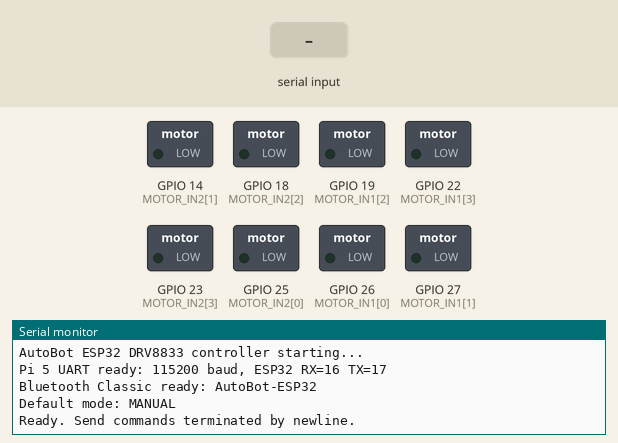
A sketch run on a simulated ESP32. On the bench: switched loads named in the sketch (green lamp = pin HIGH), the last lines printed to the serial monitor. Inputs (shaded band) come from the test bench. Nothing arrives over Bluetooth unless stated; pins used as bus, display or sensor lines are not drawn.

Above: at 1.6 s.
1.7 s: "MODE,1\n" received over the second serial link
At 2.9 s:
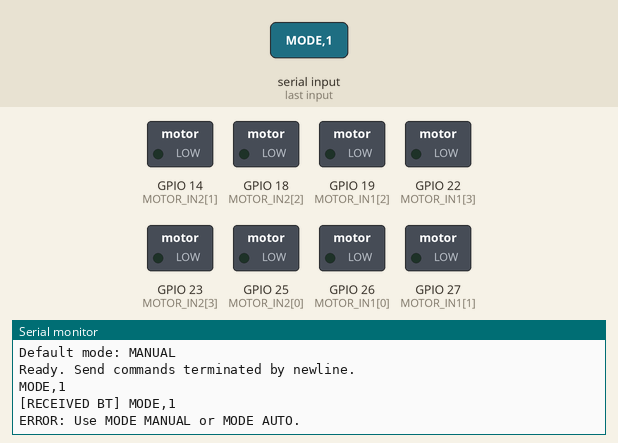
3.2 s: "BT,1\n" received over the second serial link
At 4.0 s:
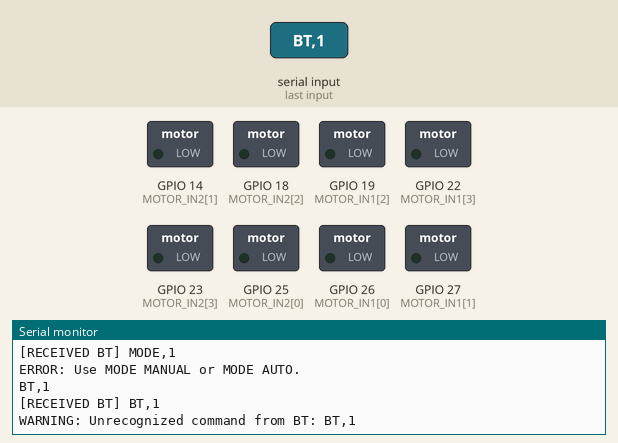
4.7 s: "STOP,1\n" received over the second serial link
At 5.2 s:
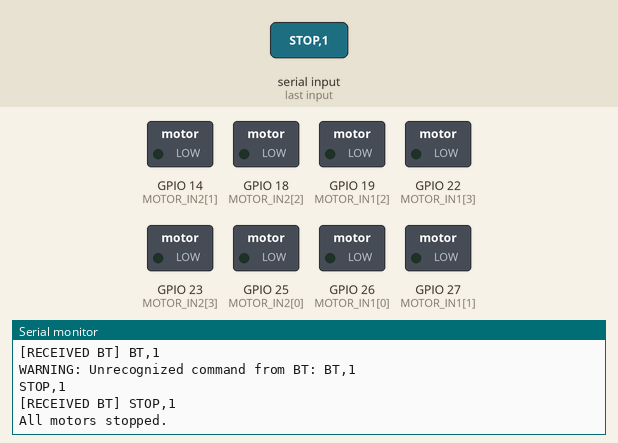

The sketch:

AutoBot_ESP32_DRV8833.ino
```cpp
/*
  AutoBot ESP32-WROOM-32 controller
  Direct GPIO control of two DRV8833 motor driver boards.
  No pan/tilt camera or PCA9685 servo driver is used.

  Arduino IDE board: "ESP32 Dev Module" (ESP32-WROOM-32)
  Serial Monitor: 115200 baud

  GPIO map (change to match your wiring):
    Motor 1 (front-left):  IN1=25, IN2=26
    Motor 2 (front-right): IN1=27, IN2=14
    Motor 3 (rear-left):   IN1=18, IN2=19
    Motor 4 (rear-right):  IN1=23, IN2=22

  Raspberry Pi 5 UART2 link:
    ESP32 GPIO16 (RX2) <- Pi 5 TX
    ESP32 GPIO17 (TX2) -> Pi 5 RX
    GND <-> GND
    UART baud: 115200

  Bluetooth Classic device name: AutoBot-ESP32
  Bluetooth and UART commands must end with newline:
    MOVE m1 m2 m3 m4       values -1.0 to 1.0
    MECANUM vx vy w        values -1.0 to 1.0
    TURN_LEFT speed
    TURN_RIGHT speed
    STOP
    MODE MANUAL            Bluetooth only
    MODE AUTO              Bluetooth only

  Safety / wiring:
    - Connect each DRV8833 nSLEEP pin to 3.3V, unless your board already
      pulls it high. If nSLEEP is low, the driver is disabled.
    - Connect ESP32 GND, both driver grounds, and Pi 5 GND together.
    - Power motors from the motor supply into driver VM; do not power motors
      from ESP32 GPIO or its 3.3V pin.
    - Verify the GPIO map before connecting motor power. Motor numbering and
      forward direction may need to be adjusted for your chassis.
*/

#include <Arduino.h>
#include <BluetoothSerial.h>
#include <math.h>
#include <string.h>
#include <stdlib.h>

#if !defined(CONFIG_BT_ENABLED) || !defined(CONFIG_BLUEDROID_ENABLED)
#error "Bluetooth Classic is unavailable. Select a classic ESP32-WROOM-32 board."
#endif

// ---------- Configuration ----------
static constexpr uint32_t USB_SERIAL_BAUD = 115200;
static constexpr uint32_t PI_UART_BAUD = 115200;
static constexpr int PI_UART_RX_PIN = 16;
static constexpr int PI_UART_TX_PIN = 17;
static constexpr size_t COMMAND_BUFFER_SIZE = 160;

// Motor order follows the original firmware's M1, M2, M3, M4.
// Edit these pins to match your wiring.
static constexpr uint8_t MOTOR_IN1[4] = {26, 27, 19, 22};
static constexpr uint8_t MOTOR_IN2[4] = {25, 14, 18, 23};

static constexpr uint8_t DRV1_NSLEEP_PIN = 32;
static constexpr uint8_t DRV2_NSLEEP_PIN = 33;

// ---------- Runtime state ----------
BluetoothSerial SerialBT;
HardwareSerial PiSerial(2);
bool manualMode = true; // Matches the original Python code's startup mode.

String btBuffer;
String uartBuffer;

float clampThrottle(float value) {
  if (value > 1.0f) return 1.0f;
  if (value < -1.0f) return -1.0f;
  return value;
}

// Set one H-bridge channel using direction + PWM on the DRV8833 inputs.
// Positive and negative directions are electrical conventions; reverse the
// two input wires or swap these outputs if a wheel spins the wrong way.
void setOneMotor(uint8_t index, float throttle) {
  if (index >= 4) return;

  throttle = clampThrottle(throttle);
  const int pwm = (int)(fabsf(throttle) * 255.0f + 0.5f);

  if (throttle > 0.0f) {
    analogWrite(MOTOR_IN1[index], pwm);
    analogWrite(MOTOR_IN2[index], 0);
  } else if (throttle < 0.0f) {
    analogWrite(MOTOR_IN1[index], 0);
    analogWrite(MOTOR_IN2[index], pwm);
  } else {
    // Coast / stop. For active braking, set both inputs HIGH if desired.
    analogWrite(MOTOR_IN1[index], 0);
    analogWrite(MOTOR_IN2[index], 0);
  }
}

void setMotorSpeeds(float m1, float m2, float m3, float m4) {
  const float speeds[4] = {
    clampThrottle(m1), clampThrottle(m2),
    clampThrottle(m3), clampThrottle(m4)
  };

  for (uint8_t i = 0; i < 4; ++i) {
    setOneMotor(i, speeds[i]);
  }

  Serial.printf("Motor throttle: M1=%.2f M2=%.2f M3=%.2f M4=%.2f\n",
                speeds[0], speeds[1], speeds[2], speeds[3]);
}

void stopAllMotors() {
  for (uint8_t i = 0; i < 4; ++i) {
    analogWrite(MOTOR_IN1[i], 0);
    analogWrite(MOTOR_IN2[i], 0);
  }
  Serial.println("All motors stopped.");
}

void processCommand(String rawCommand, const char *source) {
  rawCommand.trim();
  if (rawCommand.length() == 0) return;

  Serial.printf("[RECEIVED %s] %s\n", source, rawCommand.c_str());
  rawCommand.toUpperCase();

  char commandCopy[COMMAND_BUFFER_SIZE];
  rawCommand.toCharArray(commandCopy, sizeof(commandCopy));

  char *tokens[6] = {nullptr};
  uint8_t count = 0;
  char *savePtr = nullptr;
  char *token = strtok_r(commandCopy, " \t,", &savePtr);
  while (token != nullptr && count < 6) {
    tokens[count++] = token;
    token = strtok_r(nullptr, " \t,", &savePtr);
  }
  if (count == 0) return;

  const char *action = tokens[0];

  // Only Bluetooth may change operating mode, matching the original code.
  if (strcmp(action, "MODE") == 0) {
    if (strcmp(source, "BT") != 0) {
      Serial.println("WARNING: MODE commands are allowed only over Bluetooth.");
      return;
    }
    if (count != 2) {
      Serial.println("Usage: MODE MANUAL or MODE AUTO");
      return;
    }

    if (strcmp(tokens[1], "MANUAL") == 0) {
      manualMode = true;
      Serial.println("OPERATIONAL MODE: MANUAL (Bluetooth movement active)");
    } else if (strcmp(tokens[1], "AUTO") == 0) {
      manualMode = false;
      Serial.println("OPERATIONAL MODE: AUTO (Pi 5 UART movement active)");
    } else {
      Serial.println("ERROR: Use MODE MANUAL or MODE AUTO.");
    }
    return;
  }

  // STOP is accepted from either source regardless of operating mode.
  if (strcmp(action, "STOP") == 0) {
    stopAllMotors();
    return;
  }

  // Preserve the original command-source permissions.
  if (strcmp(source, "UART") == 0 && manualMode) {
    Serial.println("IGNORED UART: rover is in MANUAL mode.");
    return;
  }
  if (strcmp(source, "BT") == 0 && !manualMode) {
    Serial.println("IGNORED BT command: rover is in AUTO mode.");
    return;
  }

  if (strcmp(action, "MOVE") == 0 && count == 5) {
    setMotorSpeeds(atof(tokens[1]), atof(tokens[2]),
                   atof(tokens[3]), atof(tokens[4]));
  } else if (strcmp(action, "MECANUM") == 0 && count == 4) {
    float vx = atof(tokens[1]);
    float vy = atof(tokens[2]);
    float w  = atof(tokens[3]);

    // Same mecanum mixing equations as the Python implementation.
    float m1 = vx - vy - w;
    float m2 = vx + vy + w;
    float m3 = vx + vy - w;
    float m4 = vx - vy + w;

    // Normalize together so ratios are retained if a value exceeds +/-1.
    float maxAbs = fmaxf(fmaxf(fabsf(m1), fabsf(m2)),
                         fmaxf(fabsf(m3), fabsf(m4)));
    if (maxAbs > 1.0f) {
      m1 /= maxAbs;
      m2 /= maxAbs;
      m3 /= maxAbs;
      m4 /= maxAbs;
    }
    setMotorSpeeds(m1, m2, m3, m4);
  } else if (strcmp(action, "TURN_LEFT") == 0 && count == 2) {
    float speed = clampThrottle(atof(tokens[1]));
    setMotorSpeeds(-speed, speed, -speed, speed);
  } else if (strcmp(action, "TURN_RIGHT") == 0 && count == 2) {
    float speed = clampThrottle(atof(tokens[1]));
    setMotorSpeeds(speed, -speed, speed, -speed);
  } else {
    Serial.printf("WARNING: Unrecognized command from %s: %s\n",
                  source, rawCommand.c_str());
  }
}

// Process newline-terminated commands without blocking either input.
void readCommandStream(Stream &stream, String &buffer, const char *source) {
  while (stream.available() > 0) {
    const char c = (char)stream.read();
    Serial.print(c);
    if (c == '\r') continue;

    if (c == '\n') {
      processCommand(buffer, source);
      buffer = "";
    } else if (buffer.length() < COMMAND_BUFFER_SIZE - 1) {
      buffer += c;
    } else {
      buffer = "";
      Serial.printf("WARNING: Overlong command discarded from %s\n", source);
    }
  }
}

void setup() {
  Serial.begin(USB_SERIAL_BAUD);
  delay(400);
  Serial.println("\nAutoBot ESP32 DRV8833 controller starting...");

  pinMode(DRV1_NSLEEP_PIN, OUTPUT);
  pinMode(DRV2_NSLEEP_PIN, OUTPUT);

  digitalWrite(DRV1_NSLEEP_PIN, HIGH);
  digitalWrite(DRV2_NSLEEP_PIN, HIGH);

  // Configure all H-bridge inputs low before accepting commands.
  for (uint8_t i = 0; i < 4; ++i) {
    pinMode(MOTOR_IN1[i], OUTPUT);
    pinMode(MOTOR_IN2[i], OUTPUT);
    digitalWrite(MOTOR_IN1[i], LOW);
    digitalWrite(MOTOR_IN2[i], LOW);
    analogWrite(MOTOR_IN1[i], 0);
    analogWrite(MOTOR_IN2[i], 0);
  }

  PiSerial.begin(PI_UART_BAUD, SERIAL_8N1, PI_UART_RX_PIN, PI_UART_TX_PIN);
  Serial.printf("Pi 5 UART ready: %lu baud, ESP32 RX=%d TX=%d\n",
                (unsigned long)PI_UART_BAUD, PI_UART_RX_PIN, PI_UART_TX_PIN);

  if (SerialBT.begin("AutoBot-ESP32")) {
    Serial.println("Bluetooth Classic ready: AutoBot-ESP32");
  } else {
    Serial.println("WARNING: Bluetooth Classic failed to start.");
  }

  Serial.println("Default mode: MANUAL");
  Serial.println("Ready. Send commands terminated by newline.");
}

void loop() {
  readCommandStream(SerialBT, btBuffer, "BT");
  readCommandStream(PiSerial, uartBuffer, "UART");
  delay(2);
}
```

Measured:
- after the input at 1.7 s, the serial monitor: prints a new line at once (image 1)
- after the input at 3.2 s, the serial monitor: prints a new line at once (image 2)
- after the input at 4.7 s, the serial monitor: prints a new line at once (image 3)
